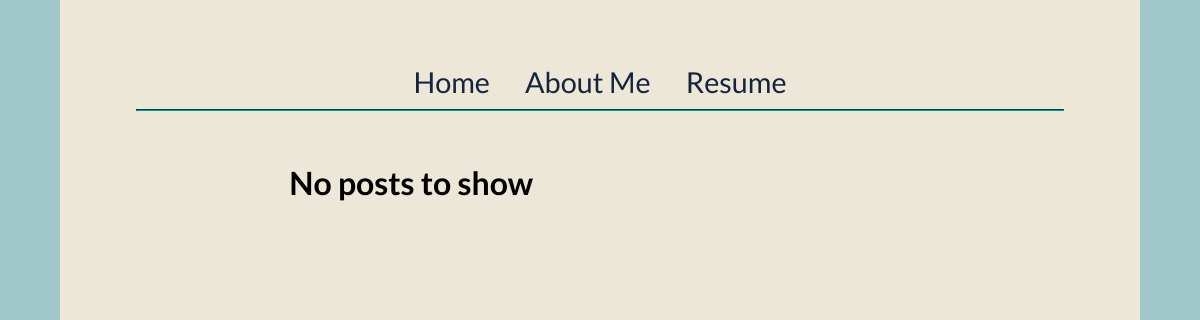
The page /thoughts/ on the database as committed earlier.
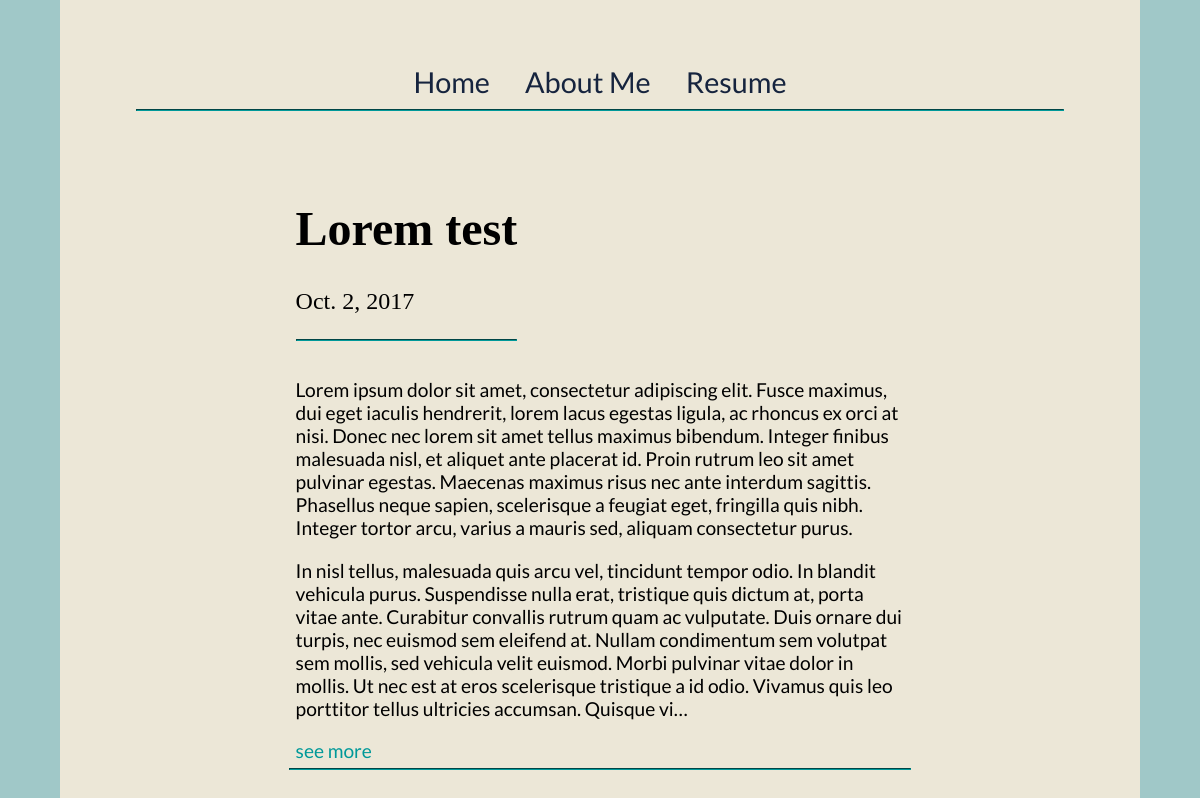
The same page on the database as committed later.
### posts/models.py (models this page shows, shortened)
class Post(models.Model):
    date = models.DateField()
    text = models.TextField()
    title = models.CharField(max_length=100)
    quote = models.TextField(blank=True)
    class Meta:
        ordering = ['-date']

### posts/views.py (the view)
# urls.py: url(r'^thoughts/$', views.thoughts),
def thoughts(request):
    posts = Post.objects.all()
    return render(request, 'thoughts.html', {'title': "Thoughts", 'posts': posts})

### posts/templates/thoughts.html
{% extends 'base.html' %}
{% block style %}<link rel="stylesheet" type="text/css" href="/static/css/thoughts.css"></link>{% endblock %}
{% block body %}
<div class="blog">
  {% for post in posts %}
  <div class="title">
    <a href={{ post.title|urlencode}}><h1>{{ post.title }}</h1></a>
    <p>{{ post.date }}</p>
    <hr>
  </div>
  <div class="text">
    <p>  {{ post.text|linebreaks|escape|truncatechars:1000 }}</p> <a href={{ post.title|urlencode }}>see more</a>
  </div>
  <hr>
  {% empty %}
      <h1>No posts to show</h1>
  {% endfor %}
</div>
{% endblock %}

### posts/templates/base.html (shortened to what this page needs)
<!DOCTYPE HTML>
<html lang="en">
<head>
  <link rel="stylesheet" type="text/css" href="/static/css/base.css"></link>
  {% block style %}{% endblock %}
</head>
<body>
  <div class="sides">
    <nav>
    <div class="header">
        <ul class="header">
          {% if title != "Home" %}
            <li><a href="/">Home</a></li>
          {% endif %}
          {% if title != "About Me" %}
            <li><a href="/aboutme/">About Me</a></li>
          {% endif %}
          {% if title != "Resume" %}
            <li><a href="/resume">Resume</a></li>
          {% endif %}
        </ul>
    </div>
      <hr>
    </nav>
    <div id='content'>
      {% block body %}
      {% endblock %}
    </div>
  </div>
</body>
</html>

### static/css/base.css (style rules this page uses)
.header ul li { display: inline-block; list-style-type: none; margin: 10px 16px; text-align: center; float: none; }
.header { margin: 0px; padding: 0px; display: inline-block; font-family: 'Lato', serif; color: rgb(22,36,62); align-content: center; }
.header a { text-decoration: none; color: rgb(22,36,62); position:static; font-size: 2.4vmin; }
.sides { padding: 2% 2%; padding-bottom: 100%; margin: 0% 5%; font-family: 'Lato', serif; background-color: #ece7d7; }
body { padding: 0px; margin: 0px; background-color: rgb(160, 200, 200); }
hr { border-color: rgb(0,153,153); margin-top: 0; }
nav { background-color: #ece7d7; margin: 3% 5%; text-align: center; }
#content { margin: 5% 7%; }

### static/css/thoughts.css (style rules this page uses)
.title { display: inline-block; margin: 1%; font-family: 'Times', serif; font-size: 2vmin; }
.title a { color: black; font-family: 'Times', serif; }
.text { margin: 1%; font-size: 1.6vmin; }
.blog { margin: 0 15%; }
a { color: rgb(0,153,153); text-decoration: none; font-family: 'Lato'; }

Rows that differ between the two databases and show on the page:
added Post: title "Lorem test", date "Oct. 2, 2017", text "Lorem ipsum dolor sit amet, consectetur adipiscing elit. Fusce maximus, dui eget iaculis hendrerit, lorem lacus egestas ligula, ac rhoncus ex orci at nisi. Donec nec lorem sit amet tellus maximus bibendum. Integer finibus malesuada nisl, et aliquet ante placerat id. Proin rutrum leo sit amet pulvinar egestas. Maecenas maximus risus nec ante interdum sagittis. Phasellus neque sapien, scelerisque a feugiat eget, fringilla quis nibh. Integer tortor arcu, varius a mauris sed, aliquam consectetur purus. In nisl tellus, malesuada quis arcu vel, tincidunt tempor odio. In blandit vehicula purus. Suspendisse nulla erat, tristique quis dictum at, porta vitae ante. Curabitur convallis rutrum quam ac…"
Other text that changed with them:
text no longer shown: "No posts to show"
